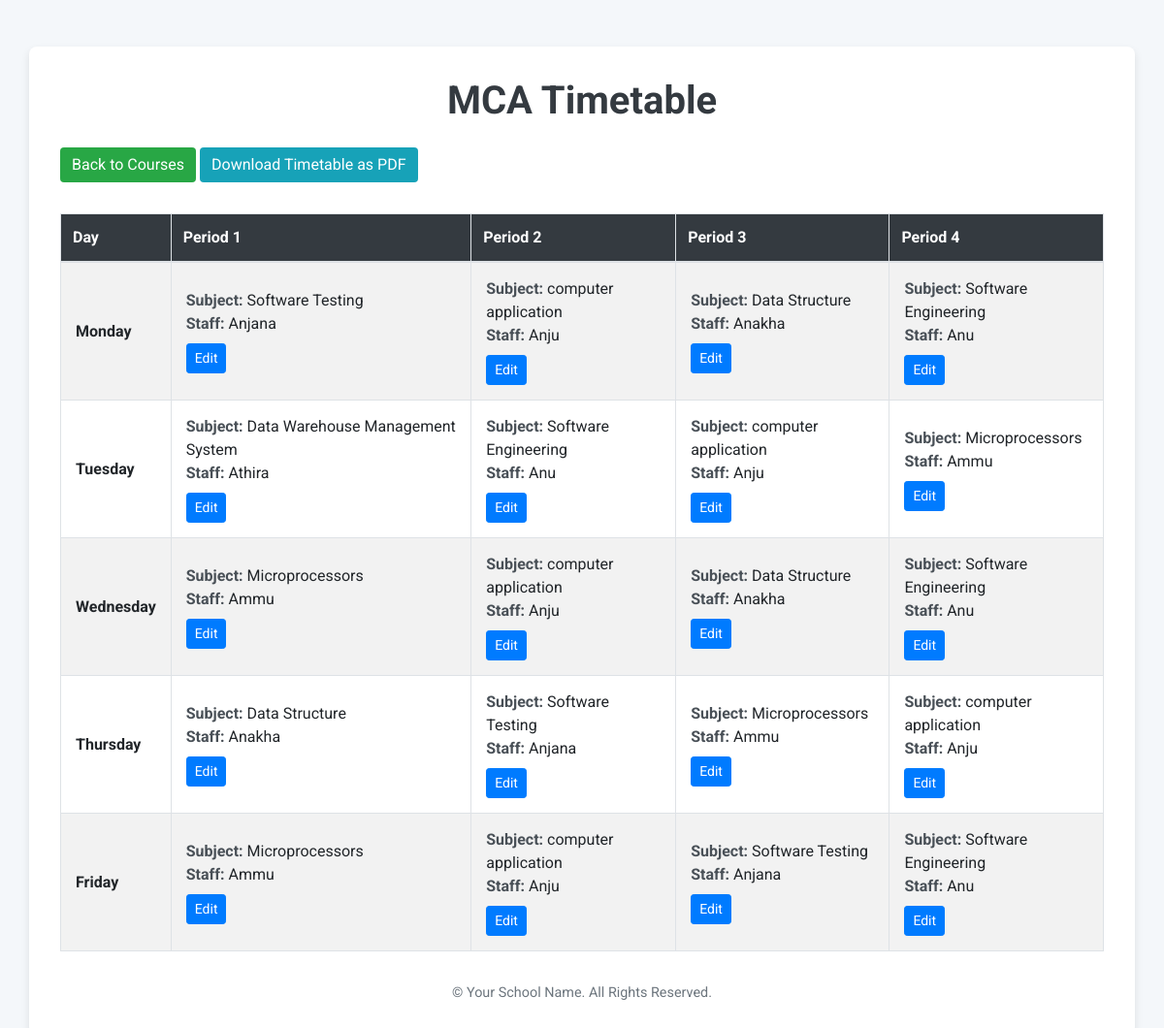
/timetable/1/, run on the app's committed database.
### timetable/models.py (models this page shows, shortened)
class Course(models.Model):
    name = models.CharField(max_length=100)

class Timetable(models.Model):
    DAY_CHOICES = [
        ('Monday', 'Monday'),
        ('Tuesday', 'Tuesday'),
        ('Wednesday', 'Wednesday'),
        ('Thursday', 'Thursday'),
        ('Friday', 'Friday'),
    ]
    course = models.ForeignKey(Course, on_delete=models.CASCADE, related_name='timetables')
    day = models.CharField(max_length=10, choices=DAY_CHOICES)
    time_slot = models.IntegerField()
    subject = models.ForeignKey(Subject, on_delete=models.CASCADE)

class Subject(models.Model):
    name = models.CharField(max_length=100)
    course = models.ForeignKey(Course, on_delete=models.CASCADE, related_name='subjects')
    staff = models.ForeignKey(Staff, on_delete=models.CASCADE, related_name='subjects')

class Staff(models.Model):
    DAY_CHOICES = [
        ('Monday', 'Monday'),
        ('Tuesday', 'Tuesday'),
        ('Wednesday', 'Wednesday'),
        ('Thursday', 'Thursday'),
        ('Friday', 'Friday'),
    ]
    name = models.CharField(max_length=100)
    available_days = MultiSelectField(choices=DAY_CHOICES)

### timetable/views.py (the view)
# urls.py: path('timetable/<int:course_id>/', timetable_view, name='timetable_view'),
def timetable_view(request, course_id):
    course = get_object_or_404(Course, id=course_id)
    timetable_entries = Timetable.objects.filter(course=course).order_by('day', 'time_slot')
    timetable = {day: [None] * 4 for day in DAY_ORDER}
    for entry in timetable_entries:
        if entry.day in timetable:
            timetable[entry.day][entry.time_slot - 1] = entry
    if request.method == 'POST':
        form = TimetableForm(request.POST, course=course)
        if form.is_valid():
            form.save()
    else:
        form = TimetableForm(course=course)
    return render(request, 'timetable.html', {'timetable': timetable, 'course': course, 'form': form})

### templates/timetable.html (shortened to what this page needs)
<!DOCTYPE html>
<html lang="en">
<head>
    <link rel="stylesheet" href="https://maxcdn.bootstrapcdn.com/bootstrap/4.5.2/css/bootstrap.min.css">
</head>
<body>
    <div class="container mt-5">
        <h1 class="text-center mb-4">{{ course.name }} Timetable</h1>
        <form method="post" class="mb-4">
            <a href="{% url 'course_list' %}" class="btn btn-success mb-2">Back to Courses</a>
            <a href="{% url 'download_timetable_pdf' course.id %}" class="btn btn-info mb-2">Download Timetable as PDF</a>
        </form>
        <table class="table table-bordered table-striped table-hover">
            <thead>
                <tr>
                    <th scope="col">Day</th>
                    <th scope="col">Period 1</th>
                    <th scope="col">Period 2</th>
                    <th scope="col">Period 3</th>
                    <th scope="col">Period 4</th>
                </tr>
            </thead>
            <tbody>
                {% for day, periods in timetable.items %}
                <tr>
                    <td class="font-weight-bold">{{ day }}</td>
                    {% for period in periods %}
                        <td>
                            {% if period %}
                                <strong>Subject:</strong> {{ period.subject.name }}<br>
                                <strong>Staff:</strong> {{ period.subject.staff.name }}<br>
                                <a href="{% url 'edit_timetable_entry' period.id %}" class="btn btn-primary btn-sm mt-2">Edit</a>
                            {% else %}
                                <span class="text-muted">-</span>
                            {% endif %}
                        </td>
                    {% endfor %}
                </tr>
                {% endfor %}
            </tbody>
        </table>
        <div class="footer">
            &copy; {{ current_year }} Your School Name. All Rights Reserved.
        </div>
    </div>
</body>
</html>

### templates/timetable.html (style rules this page uses)
body { font-family: 'Roboto', sans-serif; background-color: #f4f7fa; }
.container { background: #ffffff; border-radius: 8px; box-shadow: 0 4px 8px rgba(0, 0, 0, 0.1); padding: 2rem; }
h1 { color: #343a40; font-weight: 700; }
.btn-success { background-color: #28a745; border: none; transition: background-color 0.3s; }
.btn-info { background-color: #17a2b8; border: none; transition: background-color 0.3s; }
.table thead th { background-color: #343a40; color: white; }
.table td { vertical-align: middle; padding: 15px; border: 1px solid #dee2e6; }
.table td strong { color: #495057; }
.footer { margin-top: 2rem; text-align: center; font-size: 0.9rem; color: #6c757d; }

### data on the page
Course: name "MCA"
Timetable: day "Monday", subject.name "Software Testing", subject.staff.name "Anjana"
Timetable: subject.name "computer application", subject.staff.name "Anju"
Timetable: subject.name "Data Structure", subject.staff.name "Anakha"
Timetable: subject.name "Software Engineering", subject.staff.name "Anu"
Timetable: day "Tuesday", subject.name "Data Warehouse Management System", subject.staff.name "Athira"
Timetable: subject.name "Software Engineering", subject.staff.name "Anu"
Timetable: subject.name "computer application", subject.staff.name "Anju"
Timetable: subject.name "Microprocessors", subject.staff.name "Ammu"
Timetable: day "Wednesday", subject.name "Microprocessors", subject.staff.name "Ammu"
Timetable: subject.name "computer application", subject.staff.name "Anju"
Timetable: subject.name "Data Structure", subject.staff.name "Anakha"
Timetable: subject.name "Software Engineering", subject.staff.name "Anu"
Timetable: day "Thursday", subject.name "Data Structure", subject.staff.name "Anakha"
Timetable: subject.name "Software Testing", subject.staff.name "Anjana"
Timetable: subject.name "Microprocessors", subject.staff.name "Ammu"
Timetable: subject.name "computer application", subject.staff.name "Anju"
Timetable: day "Friday", subject.name "Microprocessors", subject.staff.name "Ammu"
Timetable: subject.name "computer application", subject.staff.name "Anju"
Timetable: subject.name "Software Testing", subject.staff.name "Anjana"
Timetable: subject.name "Software Engineering", subject.staff.name "Anu"
